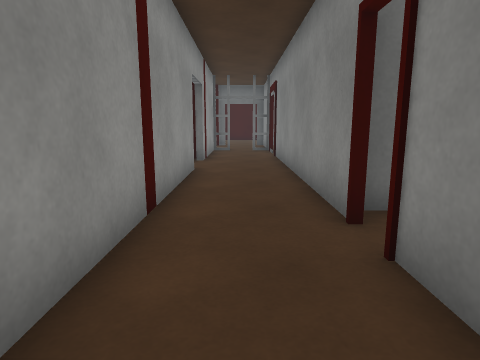
[1] (above)

19 first-person views from a walk through a scene from a Unity 3-D project. The camera is 1.2 m above the floor, tilts 10° down and sees 75° across. Doors are open. The floor is counted in squares, 1 m on a side. Each view is taken from the middle of a square. On the plan, view 1 faces up. The plan holds only what a view shows up to about 13 squares ahead; the rest is blank. The place goes on beyond the plan. The player is left out. Some surface patterns are stand-ins.

[2]
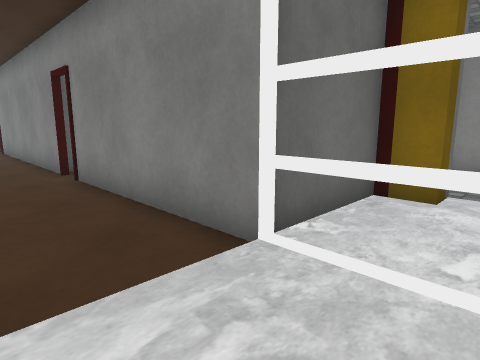

[3]
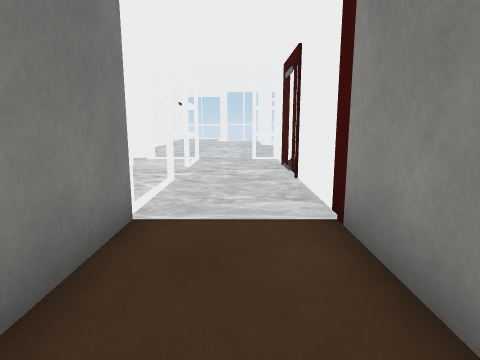

[4]
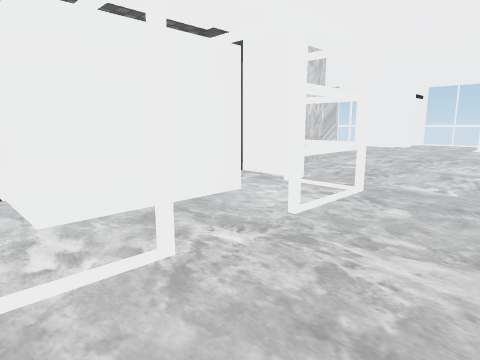

[5]
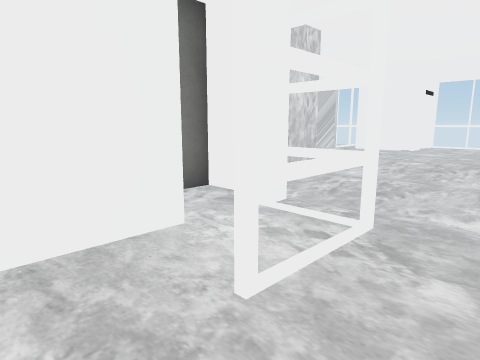

[6]
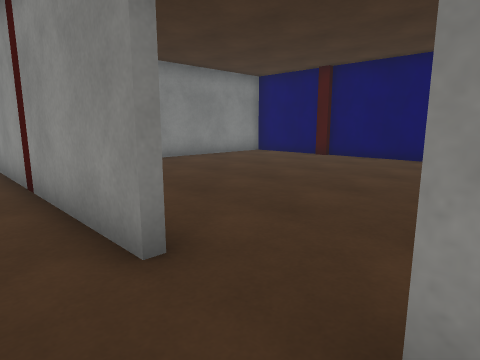

[7]
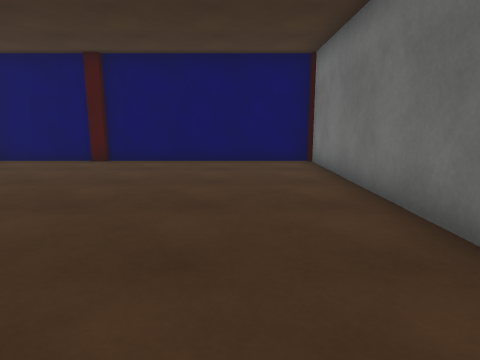

[8]
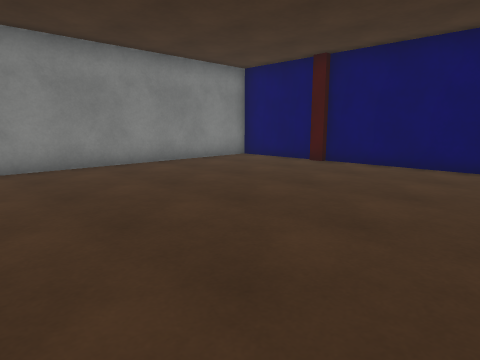

[9]
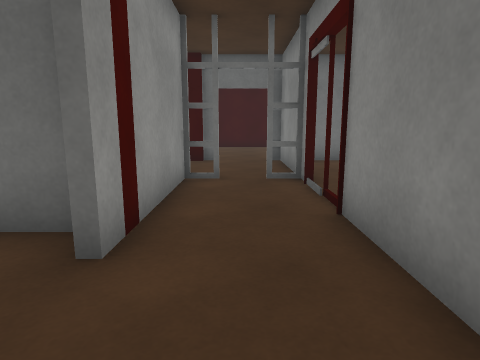

[10]
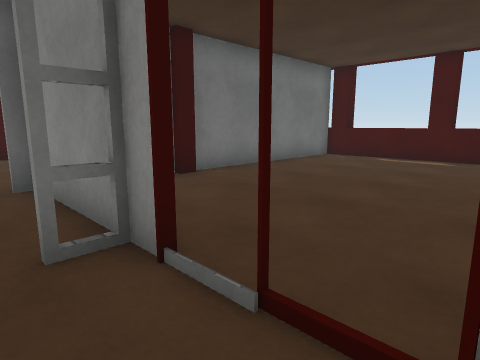

[11]
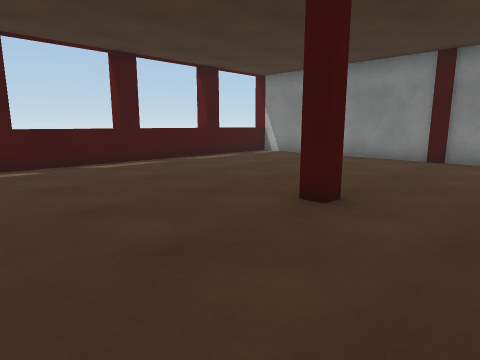

[12]
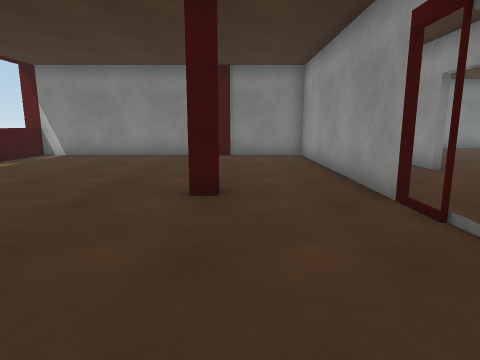

[13]
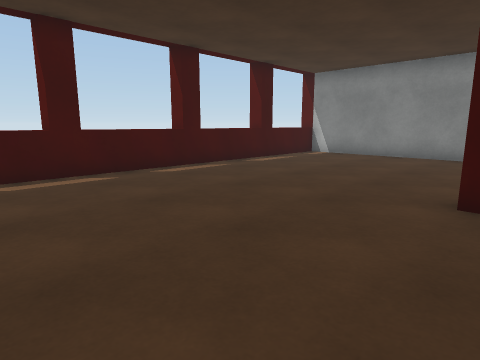

[14]
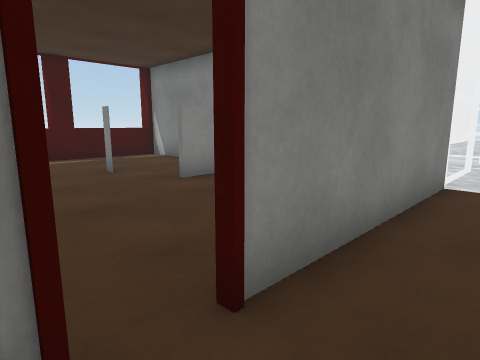

[15]
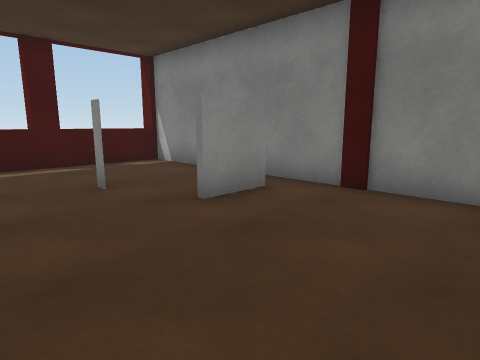

[16]
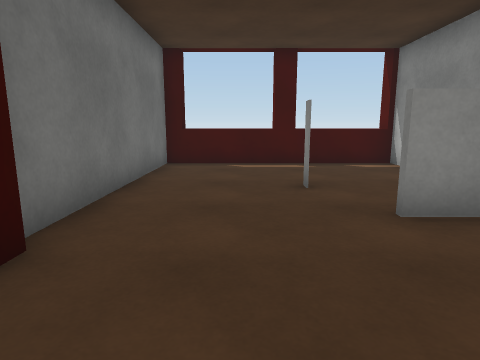

[17]
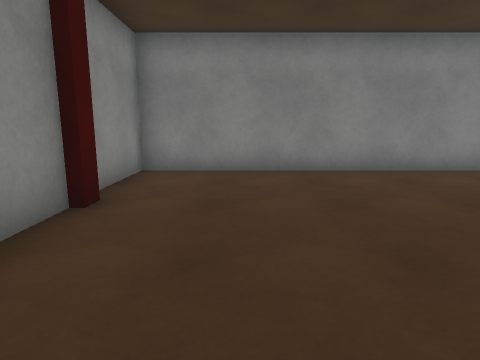

[18]
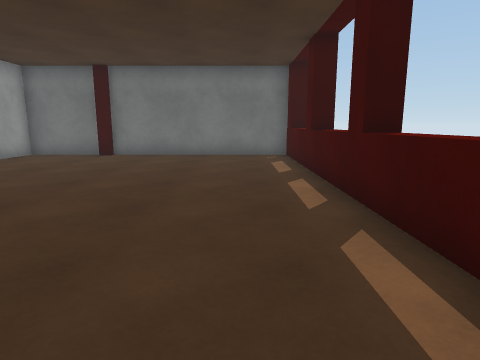

[19]
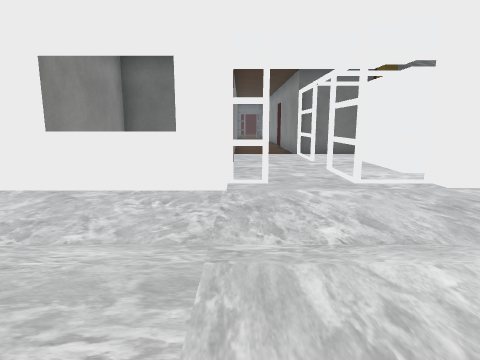

### Floor plan
Key: @ floor where view 1 was taken; # wall or solid block; x gap in a wall; . floor; D open door; = window, fence, low wall or low ledge; ^ raised ledge; T thing the floor can be seen under or through; O other object.
Columns run from 12 left of view 1 to 13 right of it. Each row starts with its distance up from view 1.
 26               #
 25               .
 24               .
 23              ..
 22              .
 21             ..
 20            ...
 19           OO.####O#######
 18            ..#..........##
 17            ..#..........^
 16            ..#..........^
 15           ##.#..........##
 14           #..D..........^#
 13          ##..DD.........^
 12 O#########O..DD..O......^
 11 O.........#..#..........##
 10 #............#..........^
  9 #............#..........^
  8 #..........#.#..........##
  7 #..........#.#..........^
  6 #..........#.#..........^
  5 #..........#.#..........^
  4 O..........O.####O########
  3 #..........#.D..........^
  2 #..........#.#..........^
  1 #.........##.#......#...##
  0 ###########.@#..........^
 -1           #..T....=.....^
 -2           #..T..........^
 -3           O..TT##O########
 -4           #..T...##
 -5        ####..T.###
 -6        #  #D...#
 -7            D...#
 -8        #   D.#.##
 -9        #   #.#...x
-10        #==OO.#####
-11        .........#
-12         ........#
-13         ........#
-14          .........
-15           ........
-16            . .....
-17              ....
-18              ....
-19              ....
-20              ....
-21               ..

Positions as (right, up) in squares from view 1, and headings:
1: (0, 0), facing up
2: (-1, -5), facing up-right
3: (0, 1), facing down
4: (-1, -4), facing down-right
5: (0, -6), facing down-right
6: (0, 11), facing down-left
7: (-1, 9), facing left
8: (-2, 10), facing down-left
9: (0, 8), facing up
10: (0, 12), facing up-right
11: (2, 16), facing down-right
12: (4, 17), facing down
13: (4, 17), facing down-right
14: (0, 4), facing down-right
15: (2, 3), facing down-right
16: (2, 2), facing right
17: (-4, 9), facing down
18: (10, 6), facing up
19: (-1, -16), facing up
